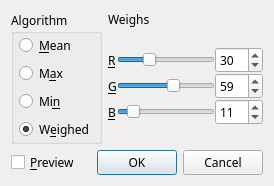
<?xml version="1.0" encoding="UTF-8"?>
<ui version="4.0">
 <class>ModeGrayscale</class>
 <widget class="QDialog" name="ModeGrayscale">
  <property name="geometry">
   <rect>
    <x>0</x>
    <y>0</y>
    <width>274</width>
    <height>172</height>
   </rect>
  </property>
  <property name="sizePolicy">
   <sizepolicy hsizetype="Preferred" vsizetype="Preferred">
    <horstretch>0</horstretch>
    <verstretch>0</verstretch>
   </sizepolicy>
  </property>
  <property name="maximumSize">
   <size>
    <width>16777215</width>
    <height>172</height>
   </size>
  </property>
  <property name="font">
   <font>
    <family>宋体</family>
   </font>
  </property>
  <property name="windowTitle">
   <string>Mode to grayscale</string>
  </property>
  <layout class="QVBoxLayout" name="verticalLayout_3">
   <item>
    <layout class="QHBoxLayout" name="horizontalLayout">
     <item>
      <widget class="QGroupBox" name="groupBox">
       <property name="sizePolicy">
        <sizepolicy hsizetype="Preferred" vsizetype="Minimum">
         <horstretch>0</horstretch>
         <verstretch>0</verstretch>
        </sizepolicy>
       </property>
       <property name="title">
        <string>Algorithm</string>
       </property>
       <layout class="QVBoxLayout" name="verticalLayout">
        <property name="spacing">
         <number>5</number>
        </property>
        <property name="leftMargin">
         <number>5</number>
        </property>
        <property name="topMargin">
         <number>0</number>
        </property>
        <property name="rightMargin">
         <number>5</number>
        </property>
        <property name="bottomMargin">
         <number>0</number>
        </property>
        <item>
         <widget class="QRadioButton" name="radioMean">
          <property name="sizePolicy">
           <sizepolicy hsizetype="Minimum" vsizetype="Fixed">
            <horstretch>0</horstretch>
            <verstretch>0</verstretch>
           </sizepolicy>
          </property>
          <property name="text">
           <string>&amp;Mean</string>
          </property>
          <attribute name="buttonGroup">
           <string notr="true">btngrp</string>
          </attribute>
         </widget>
        </item>
        <item>
         <widget class="QRadioButton" name="radioMax">
          <property name="sizePolicy">
           <sizepolicy hsizetype="Minimum" vsizetype="Fixed">
            <horstretch>0</horstretch>
            <verstretch>0</verstretch>
           </sizepolicy>
          </property>
          <property name="text">
           <string>M&amp;ax</string>
          </property>
          <attribute name="buttonGroup">
           <string notr="true">btngrp</string>
          </attribute>
         </widget>
        </item>
        <item>
         <widget class="QRadioButton" name="radioMin">
          <property name="text">
           <string>Mi&amp;n</string>
          </property>
          <attribute name="buttonGroup">
           <string notr="true">btngrp</string>
          </attribute>
         </widget>
        </item>
        <item>
         <widget class="QRadioButton" name="radioWeighed">
          <property name="sizePolicy">
           <sizepolicy hsizetype="Minimum" vsizetype="Fixed">
            <horstretch>0</horstretch>
            <verstretch>0</verstretch>
           </sizepolicy>
          </property>
          <property name="text">
           <string>W&amp;eighed</string>
          </property>
          <property name="checked">
           <bool>true</bool>
          </property>
          <attribute name="buttonGroup">
           <string notr="true">btngrp</string>
          </attribute>
         </widget>
        </item>
       </layout>
      </widget>
     </item>
     <item>
      <layout class="QVBoxLayout" name="verticalLayout_2">
       <property name="spacing">
        <number>0</number>
       </property>
       <property name="bottomMargin">
        <number>0</number>
       </property>
       <item>
        <widget class="QLabel" name="label">
         <property name="text">
          <string>Weighs</string>
         </property>
        </widget>
       </item>
       <item>
        <spacer name="verticalSpacer_2">
         <property name="orientation">
          <enum>Qt::Vertical</enum>
         </property>
         <property name="sizeHint" stdset="0">
          <size>
           <width>20</width>
           <height>40</height>
          </size>
         </property>
        </spacer>
       </item>
       <item>
        <layout class="QGridLayout" name="gridLayout">
         <item row="2" column="0">
          <widget class="QLabel" name="label_4">
           <property name="text">
            <string>&amp;B</string>
           </property>
           <property name="buddy">
            <cstring>spbxB</cstring>
           </property>
          </widget>
         </item>
         <item row="0" column="2">
          <widget class="QSpinBox" name="spbxR">
           <property name="maximum">
            <number>100</number>
           </property>
           <property name="value">
            <number>30</number>
           </property>
          </widget>
         </item>
         <item row="1" column="0">
          <widget class="QLabel" name="label_3">
           <property name="text">
            <string>&amp;G</string>
           </property>
           <property name="buddy">
            <cstring>spbxG</cstring>
           </property>
          </widget>
         </item>
         <item row="2" column="2">
          <widget class="QSpinBox" name="spbxB">
           <property name="maximum">
            <number>100</number>
           </property>
           <property name="value">
            <number>11</number>
           </property>
          </widget>
         </item>
         <item row="1" column="2">
          <widget class="QSpinBox" name="spbxG">
           <property name="maximum">
            <number>100</number>
           </property>
           <property name="value">
            <number>59</number>
           </property>
          </widget>
         </item>
         <item row="2" column="1">
          <widget class="QSlider" name="sldrB">
           <property name="maximum">
            <number>100</number>
           </property>
           <property name="pageStep">
            <number>5</number>
           </property>
           <property name="value">
            <number>11</number>
           </property>
           <property name="tracking">
            <bool>true</bool>
           </property>
           <property name="orientation">
            <enum>Qt::Horizontal</enum>
           </property>
           <property name="tickPosition">
            <enum>QSlider::NoTicks</enum>
           </property>
          </widget>
         </item>
         <item row="1" column="1">
          <widget class="QSlider" name="sldrG">
           <property name="maximum">
            <number>100</number>
           </property>
           <property name="pageStep">
            <number>5</number>
           </property>
           <property name="value">
            <number>59</number>
           </property>
           <property name="tracking">
            <bool>true</bool>
           </property>
           <property name="orientation">
            <enum>Qt::Horizontal</enum>
           </property>
           <property name="tickPosition">
            <enum>QSlider::NoTicks</enum>
           </property>
          </widget>
         </item>
         <item row="0" column="0">
          <widget class="QLabel" name="label_2">
           <property name="text">
            <string>&amp;R</string>
           </property>
           <property name="buddy">
            <cstring>spbxR</cstring>
           </property>
          </widget>
         </item>
         <item row="0" column="1">
          <widget class="QSlider" name="sldrR">
           <property name="maximum">
            <number>100</number>
           </property>
           <property name="pageStep">
            <number>5</number>
           </property>
           <property name="value">
            <number>30</number>
           </property>
           <property name="tracking">
            <bool>true</bool>
           </property>
           <property name="orientation">
            <enum>Qt::Horizontal</enum>
           </property>
           <property name="tickPosition">
            <enum>QSlider::NoTicks</enum>
           </property>
          </widget>
         </item>
        </layout>
       </item>
       <item>
        <spacer name="verticalSpacer">
         <property name="orientation">
          <enum>Qt::Vertical</enum>
         </property>
         <property name="sizeHint" stdset="0">
          <size>
           <width>20</width>
           <height>40</height>
          </size>
         </property>
        </spacer>
       </item>
      </layout>
     </item>
    </layout>
   </item>
   <item>
    <layout class="QHBoxLayout" name="horizontalLayout_2">
     <property name="spacing">
      <number>5</number>
     </property>
     <item>
      <widget class="QCheckBox" name="checkBox">
       <property name="text">
        <string>&amp;Preview</string>
       </property>
      </widget>
     </item>
     <item>
      <widget class="QDialogButtonBox" name="buttonBox">
       <property name="orientation">
        <enum>Qt::Horizontal</enum>
       </property>
       <property name="standardButtons">
        <set>QDialogButtonBox::Cancel|QDialogButtonBox::Ok</set>
       </property>
       <property name="centerButtons">
        <bool>false</bool>
       </property>
      </widget>
     </item>
    </layout>
   </item>
  </layout>
 </widget>
 <tabstops>
  <tabstop>spbxR</tabstop>
  <tabstop>spbxG</tabstop>
  <tabstop>spbxB</tabstop>
  <tabstop>radioMean</tabstop>
  <tabstop>radioMax</tabstop>
  <tabstop>radioMin</tabstop>
  <tabstop>radioWeighed</tabstop>
  <tabstop>checkBox</tabstop>
  <tabstop>sldrR</tabstop>
  <tabstop>sldrG</tabstop>
  <tabstop>sldrB</tabstop>
 </tabstops>
 <resources/>
 <connections>
  <connection>
   <sender>sldrR</sender>
   <signal>valueChanged(int)</signal>
   <receiver>spbxR</receiver>
   <slot>setValue(int)</slot>
   <hints>
    <hint type="sourcelabel">
     <x>183</x>
     <y>39</y>
    </hint>
    <hint type="destinationlabel">
     <x>251</x>
     <y>40</y>
    </hint>
   </hints>
  </connection>
  <connection>
   <sender>spbxR</sender>
   <signal>valueChanged(int)</signal>
   <receiver>sldrR</receiver>
   <slot>setValue(int)</slot>
   <hints>
    <hint type="sourcelabel">
     <x>254</x>
     <y>57</y>
    </hint>
    <hint type="destinationlabel">
     <x>194</x>
     <y>54</y>
    </hint>
   </hints>
  </connection>
  <connection>
   <sender>sldrG</sender>
   <signal>valueChanged(int)</signal>
   <receiver>spbxG</receiver>
   <slot>setValue(int)</slot>
   <hints>
    <hint type="sourcelabel">
     <x>194</x>
     <y>84</y>
    </hint>
    <hint type="destinationlabel">
     <x>254</x>
     <y>87</y>
    </hint>
   </hints>
  </connection>
  <connection>
   <sender>spbxG</sender>
   <signal>valueChanged(int)</signal>
   <receiver>sldrG</receiver>
   <slot>setValue(int)</slot>
   <hints>
    <hint type="sourcelabel">
     <x>254</x>
     <y>73</y>
    </hint>
    <hint type="destinationlabel">
     <x>194</x>
     <y>84</y>
    </hint>
   </hints>
  </connection>
  <connection>
   <sender>sldrB</sender>
   <signal>valueChanged(int)</signal>
   <receiver>spbxB</receiver>
   <slot>setValue(int)</slot>
   <hints>
    <hint type="sourcelabel">
     <x>194</x>
     <y>97</y>
    </hint>
    <hint type="destinationlabel">
     <x>254</x>
     <y>117</y>
    </hint>
   </hints>
  </connection>
  <connection>
   <sender>spbxB</sender>
   <signal>valueChanged(int)</signal>
   <receiver>sldrB</receiver>
   <slot>setValue(int)</slot>
   <hints>
    <hint type="sourcelabel">
     <x>251</x>
     <y>95</y>
    </hint>
    <hint type="destinationlabel">
     <x>194</x>
     <y>114</y>
    </hint>
   </hints>
  </connection>
  <connection>
   <sender>sldrR</sender>
   <signal>valueChanged(int)</signal>
   <receiver>ModeGrayscale</receiver>
   <slot>adjusted()</slot>
   <hints>
    <hint type="sourcelabel">
     <x>170</x>
     <y>50</y>
    </hint>
    <hint type="destinationlabel">
     <x>268</x>
     <y>44</y>
    </hint>
   </hints>
  </connection>
  <connection>
   <sender>sldrG</sender>
   <signal>valueChanged(int)</signal>
   <receiver>ModeGrayscale</receiver>
   <slot>adjusted()</slot>
   <hints>
    <hint type="sourcelabel">
     <x>166</x>
     <y>75</y>
    </hint>
    <hint type="destinationlabel">
     <x>137</x>
     <y>85</y>
    </hint>
   </hints>
  </connection>
  <connection>
   <sender>sldrB</sender>
   <signal>valueChanged(int)</signal>
   <receiver>ModeGrayscale</receiver>
   <slot>adjusted()</slot>
   <hints>
    <hint type="sourcelabel">
     <x>166</x>
     <y>105</y>
    </hint>
    <hint type="destinationlabel">
     <x>137</x>
     <y>85</y>
    </hint>
   </hints>
  </connection>
  <connection>
   <sender>radioMean</sender>
   <signal>clicked()</signal>
   <receiver>ModeGrayscale</receiver>
   <slot>adjusted()</slot>
   <hints>
    <hint type="sourcelabel">
     <x>59</x>
     <y>44</y>
    </hint>
    <hint type="destinationlabel">
     <x>137</x>
     <y>85</y>
    </hint>
   </hints>
  </connection>
  <connection>
   <sender>radioMax</sender>
   <signal>clicked()</signal>
   <receiver>ModeGrayscale</receiver>
   <slot>adjusted()</slot>
   <hints>
    <hint type="sourcelabel">
     <x>59</x>
     <y>68</y>
    </hint>
    <hint type="destinationlabel">
     <x>137</x>
     <y>85</y>
    </hint>
   </hints>
  </connection>
  <connection>
   <sender>radioMin</sender>
   <signal>clicked()</signal>
   <receiver>ModeGrayscale</receiver>
   <slot>adjusted()</slot>
   <hints>
    <hint type="sourcelabel">
     <x>59</x>
     <y>92</y>
    </hint>
    <hint type="destinationlabel">
     <x>137</x>
     <y>85</y>
    </hint>
   </hints>
  </connection>
  <connection>
   <sender>radioWeighed</sender>
   <signal>clicked()</signal>
   <receiver>ModeGrayscale</receiver>
   <slot>adjusted()</slot>
   <hints>
    <hint type="sourcelabel">
     <x>59</x>
     <y>116</y>
    </hint>
    <hint type="destinationlabel">
     <x>137</x>
     <y>85</y>
    </hint>
   </hints>
  </connection>
  <connection>
   <sender>buttonBox</sender>
   <signal>accepted()</signal>
   <receiver>ModeGrayscale</receiver>
   <slot>accept()</slot>
   <hints>
    <hint type="sourcelabel">
     <x>125</x>
     <y>144</y>
    </hint>
    <hint type="destinationlabel">
     <x>143</x>
     <y>213</y>
    </hint>
   </hints>
  </connection>
  <connection>
   <sender>buttonBox</sender>
   <signal>rejected()</signal>
   <receiver>ModeGrayscale</receiver>
   <slot>reject()</slot>
   <hints>
    <hint type="sourcelabel">
     <x>244</x>
     <y>151</y>
    </hint>
    <hint type="destinationlabel">
     <x>244</x>
     <y>200</y>
    </hint>
   </hints>
  </connection>
 </connections>
 <slots>
  <slot>adjusted()</slot>
 </slots>
 <buttongroups>
  <buttongroup name="btngrp"/>
 </buttongroups>
</ui>
